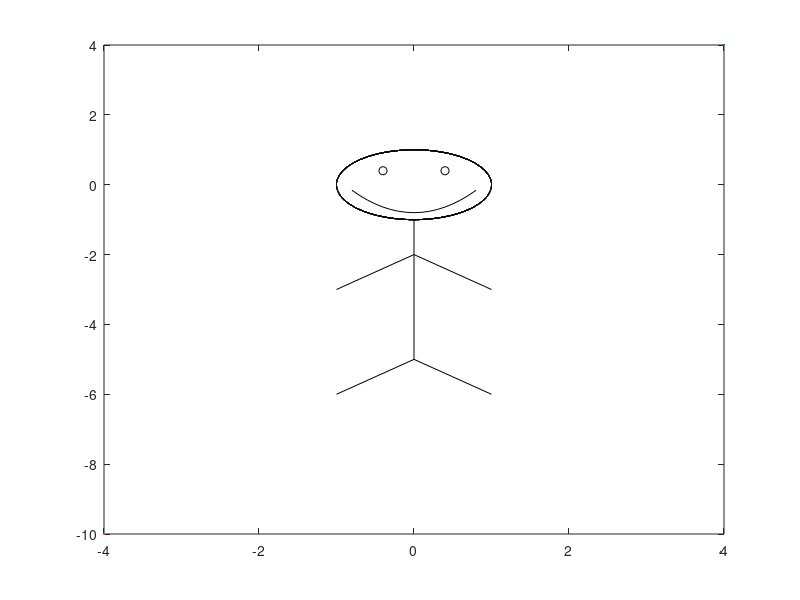

The MATLAB source for this figure:
close, clear, clc

a=1:0.001:100;
plot(cos(a),sin(a),'k');hold on;

w=-0.8:0.1:0.8;
z=w.^2-0.8;
plot(w,z,'k')

plot(-0.4,0.4,'ko')
plot(0.4,0.4,'ko')

b=[0 -1;0 -5];
plot(b(:,1),b(:,2),'k');

c=[0 -2;-1 -3];
plot(c(:,1),c(:,2),'k');

d=[0 -2;1 -3];
plot(d(:,1),d(:,2),'k');

e=[0 -5;-1 -6];
plot(e(:,1),e(:,2),'k');

f=[0 -5;1 -6];
plot(f(:,1),f(:,2),'k');

plot(4,4); plot(-4,-10);